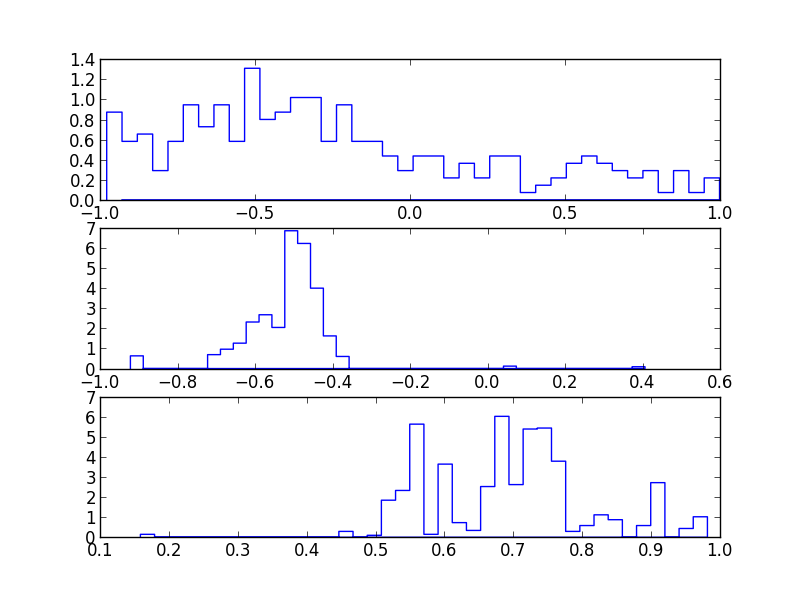

Source code (Python):
import random
import pylab

def run():
    a = -0.5
    b = 0.7
    
    x = []
    
    for i in range(500):
        phi = random.random() * 2 * pi
        value = a + b * tan(phi)
        
        if value >= -1 and value <= 1:
            x += [value]
            
    u = [random.random()*2 - 1]
    v = [random.random()]
            
    for i in range(1000):
        u += [random.random()*2 - 1]
        v += [random.random()]
        r = random.random()
        
        jointDensity1 = reduce(lambda s, n: s + log(p(x[n], u[-1], v[-1])), range(len(x)), 0)
        jointDensity2 = reduce(lambda s, n: s + log(p(x[n], u[-2], v[-2])), range(len(x)), 0) 
        
        if exp(jointDensity1 - jointDensity2) <= r:
            u[-1] = u[-2]
            v[-1] = v[-2]
    
    subplot(311)
    hist(x, bins=40, histtype='step', normed=True)
    subplot(312)        
    hist(u, bins=40, histtype='step', normed=True)
    subplot(313)
    hist(v, bins=40, histtype='step', normed=True)
            
def p(x, a, b):
    
    return (1/(1 + ((x-a)/b)**2)*1/b) / (arctan((1-a)/b) - arctan((-1-a)/b))
